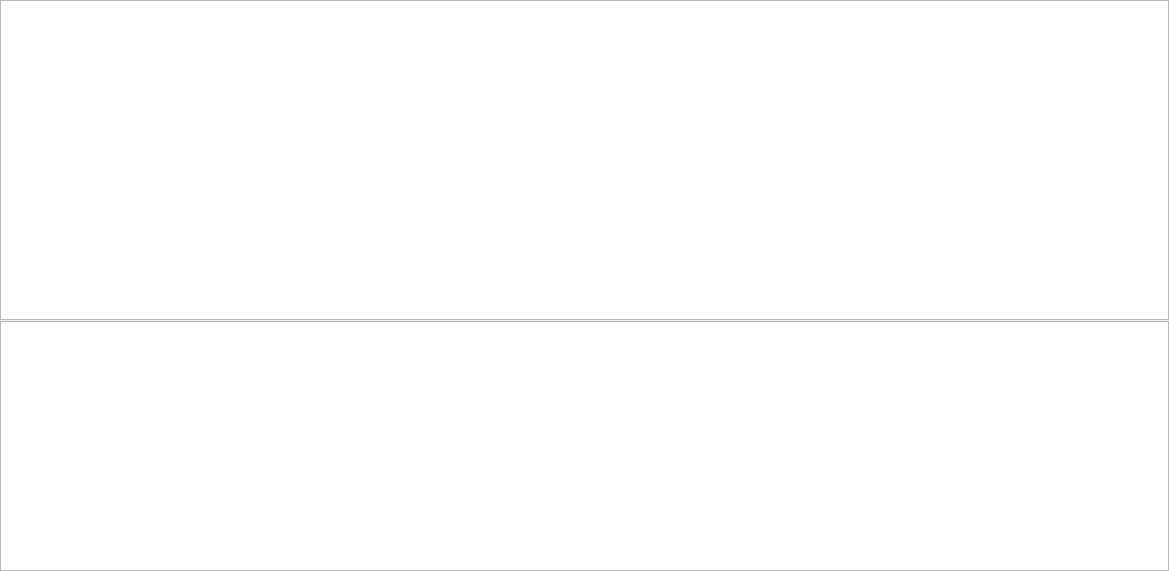
<?xml version="1.0" encoding="UTF-8"?>
<ui version="4.0">
 <class>CDeviceManagerWidget</class>
 <widget class="QWidget" name="CDeviceManagerWidget">
  <property name="geometry">
   <rect>
    <x>0</x>
    <y>0</y>
    <width>1169</width>
    <height>571</height>
   </rect>
  </property>
  <property name="windowTitle">
   <string>Form</string>
  </property>
  <layout class="QVBoxLayout" name="verticalLayout">
   <property name="spacing">
    <number>5</number>
   </property>
   <property name="leftMargin">
    <number>0</number>
   </property>
   <property name="topMargin">
    <number>0</number>
   </property>
   <property name="rightMargin">
    <number>0</number>
   </property>
   <property name="bottomMargin">
    <number>0</number>
   </property>
   <item>
    <widget class="QSplitter" name="splitter">
     <property name="orientation">
      <enum>Qt::Vertical</enum>
     </property>
     <property name="handleWidth">
      <number>1</number>
     </property>
     <widget class="QTreeView" name="treeView"/>
     <widget class="QTreeView" name="treeViewProperties">
      <property name="maximumSize">
       <size>
        <width>16777215</width>
        <height>250</height>
       </size>
      </property>
     </widget>
    </widget>
   </item>
  </layout>
 </widget>
 <resources/>
 <connections/>
</ui>
